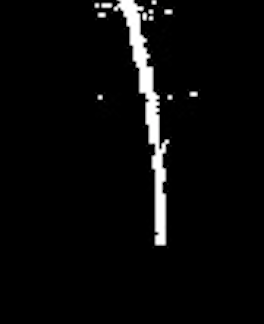
#> input picture feature_match/image/template1.png, 264 x 324 px
$ python cv2_BFMatch.py
#> lines starting #> are read from the running program, lines starting #| are printed output that depends on the picture
#opencv----特征匹配----BFMatching
import cv2
from matplotlib import pyplot as plt
#读取需要特征匹配的两张照片，格式为灰度图。
template=cv2.imread("image/template1.png",0)
#> template: shape (324, 264); min 0, max 255, mean 9.8
target=cv2.imread("image/target_1032.png",0)
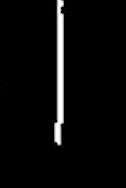
#> input picture feature_match/image/target_1032.png, 126 x 188 px
#> target: shape (188, 126); min 0, max 255, mean 9.5
orb=cv2.ORB_create()#建立orb特征检测器
kp1,des1=orb.detectAndCompute(template,None)#计算template中的特征点和描述符
#> kp1 = 294 keypoints; strongest (x, y, size): (99, 97, 31), (159, 241, 77.1), (101, 97, 31), (192, 94, 44.6)
kp2,des2=orb.detectAndCompute(target,None) #计算target中的
#> kp2 = 22 keypoints; strongest (x, y, size): (59, 143, 31), (56, 143, 31), (55, 140, 44.6), (61, 125, 31)
bf = cv2.BFMatcher(cv2.NORM_HAMMING,crossCheck=True) #建立匹配关系
mathces=bf.match(des1,des2) #匹配描述符
#> mathces = 12 matches
mathces=sorted(mathces,key=lambda x:x.distance) #据距离来排序
result= cv2.drawMatches(template,kp1,target,kp2,mathces[:40],None,flags=2) #画出匹配关系
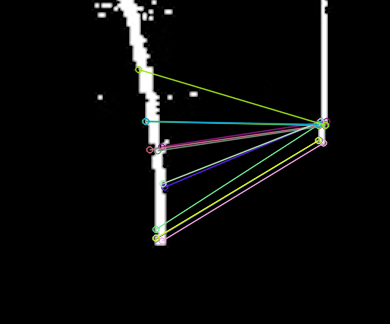
#> result: shape (324, 390, 3); mean of channels 0, 1, 2 10.9, 11.5, 11; drawn as B, G, R
plt.imshow(result),plt.show() #matplotlib描绘出来
'''
————————————————
版权声明：本文为CSDN博主「Demon_Hunter」的原创文章，遵循 CC 4.0 BY-SA 版权协议，转载请附上原文出处链接及本声明。
原文链接：https://blog.csdn.net/zhuisui_woxin/article/details/84400439
https://www.jianshu.com/p/5083f8d75439 文章还对比了AKAZE，可以知道这个算法是偏向于相同的图之间的匹配
我换成都是直线的图，按理说都能匹配上，但是很难
https://www.cnblogs.com/alexme/p/11353137.html 这篇文章里有对这一算法的详细讲解
'''
